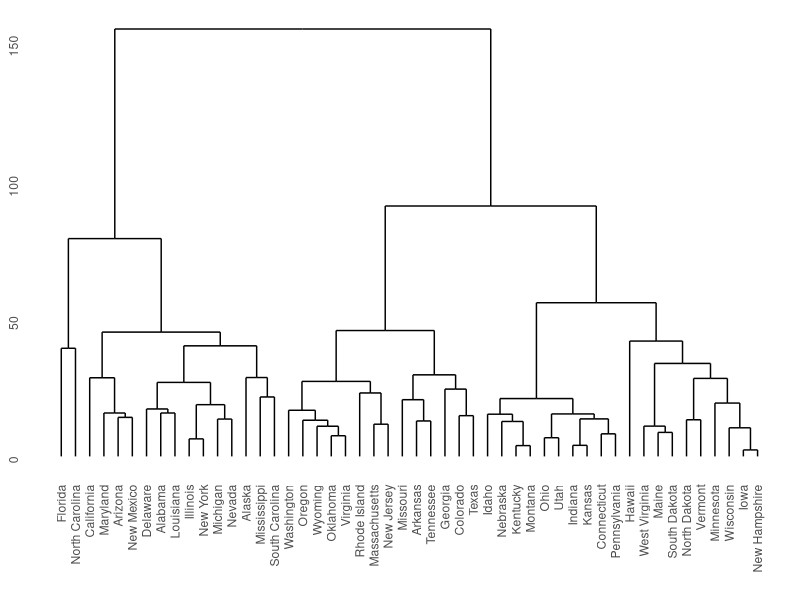

The R source for this figure: (Note: this script raises an error after producing the figure.)
rm(list=ls())
options(width=200)
#library(colorout)

library(ggplot2)
library(gridExtra)

# https://cran.r-project.org/web/packages/ggdendro/vignettes/ggdendro.html

#library(ggplot2)
library(ggdendro)

# segmentacja 
hc <- hclust(dist(USArrests), "ave")
wyk <- ggdendrogram(hc, rotate = FALSE, size = 2)
x11();print(wyk)


# drzewa
library(rpart)
model <- rpart(Kyphosis ~ Age + Number + Start, 
               method = "class", data = kyphosis)


ddata <- dendro_data(model)
wyk <- ggplot() + 
  geom_segment(data = ddata$segments, 
               aes(x = x, y = y, xend = xend, yend = yend)) + 
  geom_text(data = ddata$labels, 
            aes(x = x, y = y, label = label), size = 3, vjust = 0) +
  geom_text(data = ddata$leaf_labels, 
            aes(x = x, y = y, label = label), size = 3, vjust = 1) +
  theme_dendro()
x11();print(wyk)


ddata <- dendro_data(model)
wyk <- (
    ggplot()
    + labs(x="",y="")
    + geom_segment(data = ddata$segments, aes(x = x, y = y, xend = xend, yend = yend),colour="green")
    + geom_text(data = ddata$labels, aes(x = x, y = y, label = label), size = 3.2, vjust = 0,colour="red")
    + geom_text(data = ddata$leaf_labels, aes(x = x, y = y, label = label), size = 3, vjust = 1,col="blue")
    + theme(axis.text.x=element_blank(),axis.text.y=element_blank())
)
x11();print(wyk)

# warto wiedziec o mozliwościach tej biblioteki
# library(rattle)
# x11()
# fancyRpartPlot(model)
